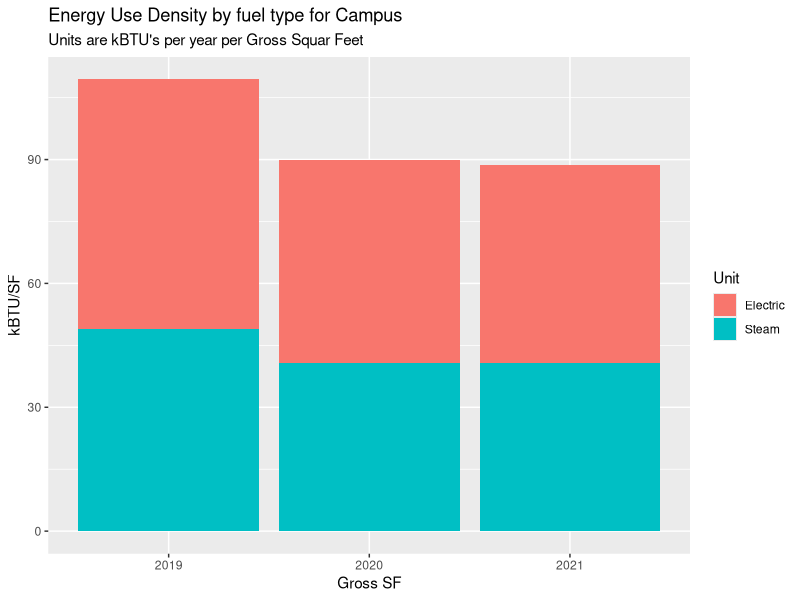
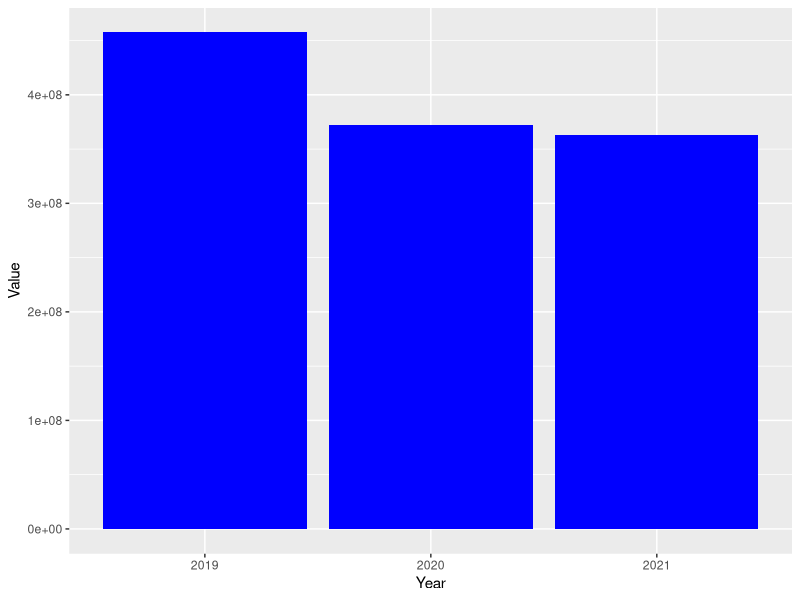
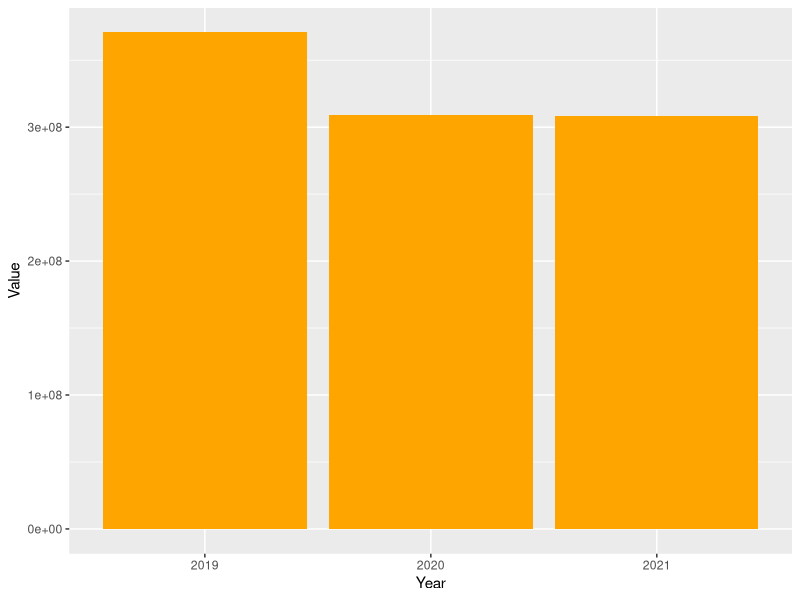
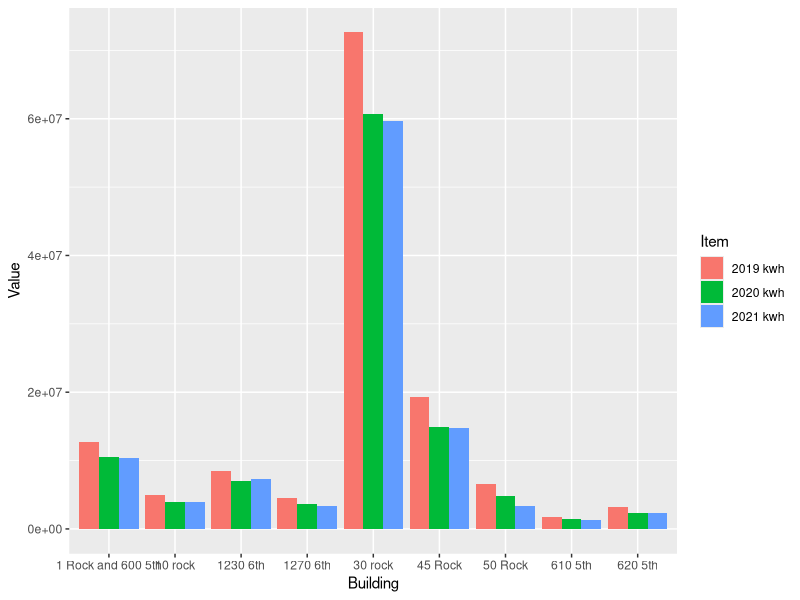
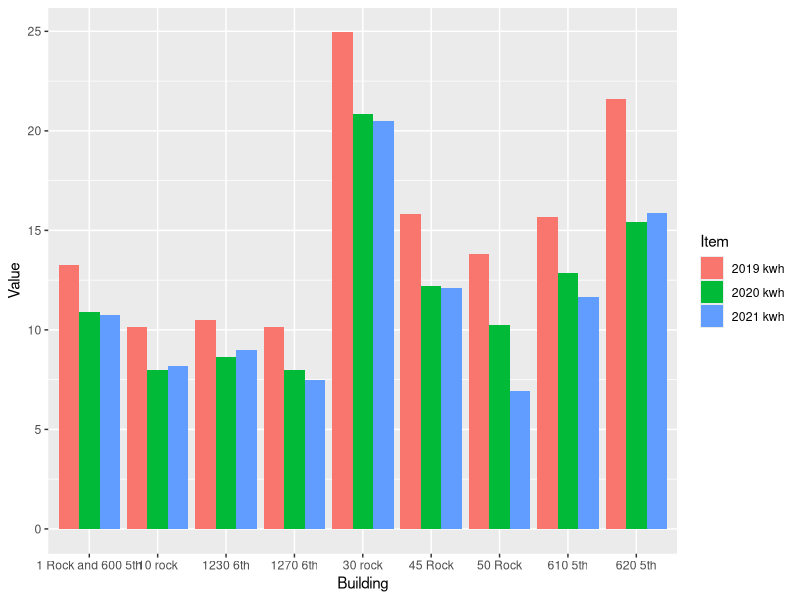
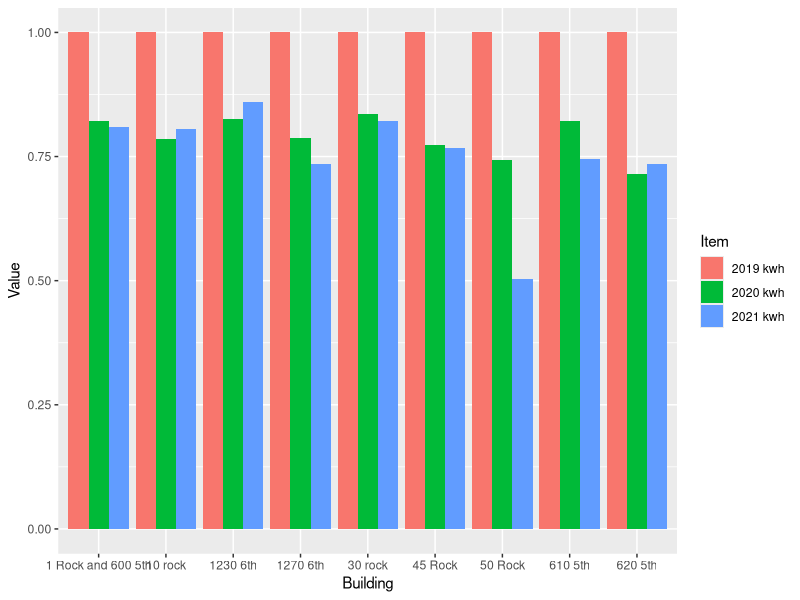
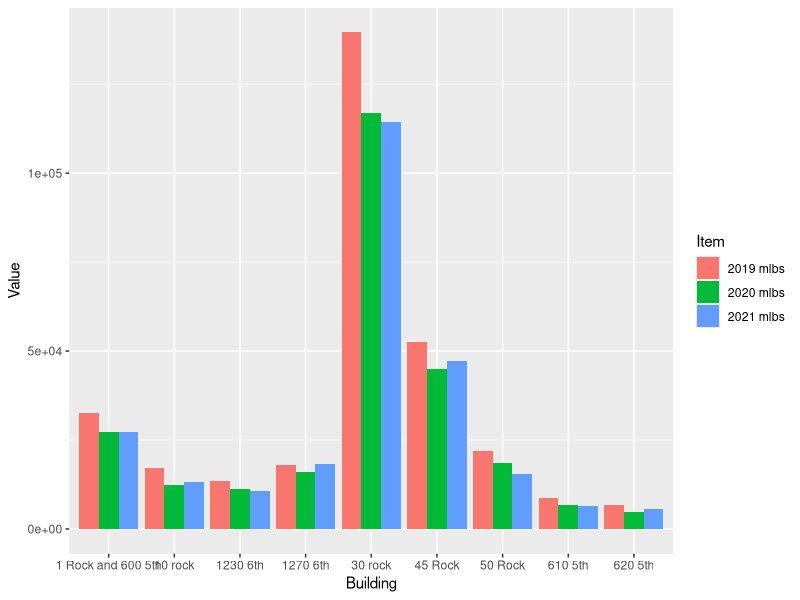
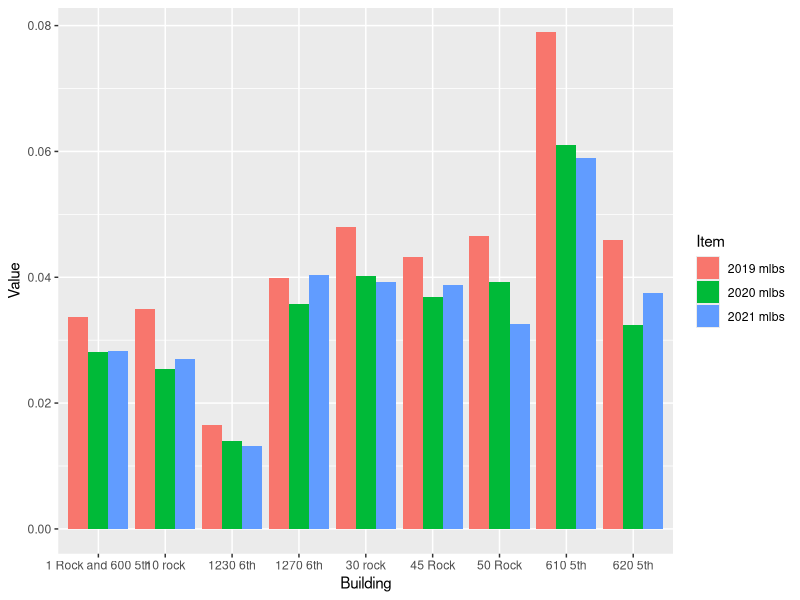

The R source for these figures, in order:
## ---- chunk 1


my_packages <- c("tidyverse", "vroom" , "janitor" , "glue" , "tsibble" , "tidytext","lubridate", "fable", "tsibbledata", "ggplot2", "forecast", "tseries", "rio", "zoo", "readxl", "tsibbledata", "knitr", "kableExtra", "formattable", "scales")
invisible( lapply(my_packages, require, character.only = TRUE))

#Choose one working site: 
place <- "Home" 
# place <- "work"

#Set proper working Dir 
if (place == "Home"){setwd("C:/Users/paulr/Documents/R/RockCenterEnergyAnalysis")} else {setwd("C:/Users/prode/Documents/R/RockCenterEnergyAnalysis")}

# Check for data directory and if one is not present then make it

if (!file.exists("data")) { dir.create("data")}

# Clean up environment
rm(place, my_packages )

options(dplyr.summarise.inform = FALSE)



# Read in data

SteamData <- read_excel("data/Energy_Data_for_Net_Zero_Study.xlsx", sheet = "Sheet1", range = "B2:G11" , col_names = TRUE, na = "NA", col_types = NULL ) %>%  select(-5,-6)

ElectricData <- read_excel("data/Energy_Data_for_Net_Zero_Study.xlsx", sheet = "Sheet1", range = "B13:G23" , col_names = TRUE, na = "NA", col_types = NULL ) %>% select(-5,-6)

ElectricData %>% filter(Building == '1 Rock' | Building == '600 5th') %>% 
  select( -Building) %>% 
  summarise_each(funs(sum)) %>% 
  mutate(Building = "1 Rock and 600 5th") %>% 
  select(4,1,2,3) %>% rbind(ElectricData) %>% 
  filter(Building != '1 Rock' & Building != '600 5th') -> ElectricData


BuildingGSF <- read_excel("data/Energy_Data_for_Net_Zero_Study.xlsx", sheet = "Sheet1", range = "B28:C39" , col_names = TRUE, na = "NA", col_types = NULL ) %>% 
  filter(Building != '1 Rock' & Building != '600 5th')

UtilityData <- left_join(ElectricData, SteamData, by="Building") %>% left_join(BuildingGSF, by="Building")
UtilityData[is.na(UtilityData)] <- 0

#Campus EUI for each year 
UtilityData1 <- UtilityData 
apply(UtilityData1[2:4], 2, function(row) row * 3.4121 ) -> UtilityData1[2:4]
apply(UtilityData1[5:7], 2, function(row) row * 1194) -> UtilityData1[5:7]
UtilityData1 %>% select(`2019 kwh`, `2020 kwh`, `2021 kwh`, `2019 mlbs`, `2020 mlbs`, `2021 mlbs`, `Gross Floor Area`) %>%
summarise_each(funs(sum)) -> UtilityData1
    TotalFlArea <- UtilityData1$`Gross Floor Area`
    UtilityData1 %>% 
      select(-`Gross Floor Area`) %>% 
  gather(key = "Item", value = "Value") -> UtilityData1
  cbind(UtilityData1, str_split_fixed(UtilityData1$Item, " ", n=2)) -> UtilityData1 

UtilityData1 %>% 
  select(-"Item")  -> UtilityData1
  colnames(UtilityData1)  <-  c("Value", "Year", "Unit") 
apply(UtilityData1[1], 1, function(row) row / TotalFlArea ) -> UtilityData1[1]
apply(UtilityData1[3], 1, function(x) {ifelse(x == "kwh", "Electric", "Steam")}) -> UtilityData1[3]



UtilityData1 %>% 
  ggplot(aes(x = Year, y = Value, fill = Unit)) +
  geom_bar(stat = "identity", position = "stack") +
  labs( title = "Energy Use Density by fuel type for Campus",
        subtitle = "Units are kBTU's per year per Gross Squar Feet") +
  xlab("Gross SF") +
  ylab("kBTU/SF")

rm(TotalFlArea)
## ---- chunk 2

#Calculate % drop for each year compared to 2019 for whole campus
spread(UtilityData1, Unit, Value) -> UtilityData1
UtilityData1[1] -> years
apply(UtilityData1[2:3],2, function(x) x/max(x)) -> UtilityData1
cbind(years, UtilityData1) -> UtilityData1
UtilityData1 %>% 
  filter(Year != "2019") %>% 
  summarise(Electric = 1- mean(Electric), Steam = 1- mean(Steam) ) -> PercentageDrop
rm(years, UtilityData1)

## ---- chunk 3

#Campus  EUI for each year 
UtilityData1 <- UtilityData 
apply(UtilityData1[2:4], 2, function(row) row * 3.4121 ) -> UtilityData1[2:4]
apply(UtilityData1[5:7], 2, function(row) row * 1194) -> UtilityData1[5:7]
#apply(UtilityData1[2:7], 2, function(row) row / UtilityData1$`Gross Floor Area`) -> UtilityData1[2:7]
UtilityData1 %>% select(`2019 kwh`, `2020 kwh`, `2021 kwh`, `2019 mlbs`, `2020 mlbs`, `2021 mlbs`, `Gross Floor Area`) %>%
summarise_each(funs(sum))  %>% 
  gather(key = "Item", value = "Value") -> UtilityData1
  cbind(UtilityData1, str_split_fixed(UtilityData1$Item, " ", n=2)) -> UtilityData1 
UtilityData1 %>% 
  select(-"Item")  -> UtilityData1
  colnames(UtilityData1)  <-  c("Value", "Year", "Unit") 
#Make the plot
 
  ggplot(UtilityData1 %>% filter(Year !="Gross"& Unit !="mlbs"), aes(x = Year, y = Value, fill = Unit)) +
  geom_bar(stat = "identity", fill = "blue")
  
  ggplot(UtilityData1 %>% filter(Year !="Gross"& Unit !="kwh"), aes(x = Year, y = Value, fill = Unit)) +
  geom_bar(stat = "identity", fill = "orange")

  rm(UtilityData1)
  
## ---- chunk 4

ElectricData %>% select(Building, `2019 kwh`, `2020 kwh`, `2021 kwh`) %>% 
  gather(key = "Item", value = "Value", -Building) %>%
  ggplot(aes(x = Building, y = Value, fill = Item, group = Item)) +
  geom_bar(stat = "identity", position = "dodge")

UtilityData1 <- UtilityData
apply(UtilityData1[2:7], 2, function(row) row / UtilityData1$`Gross Floor Area`) -> UtilityData1[2:7]
UtilityData1 %>% select(Building, `2019 kwh`, `2020 kwh`, `2021 kwh`) %>% 
  gather(key = "Item", value = "Value", -Building) %>% 
  ggplot(aes(x = Building, y = Value, fill = Item, group = Item)) +
  geom_bar(stat = "identity", position = "dodge")
rm(UtilityData1)

UtilityData1 <- UtilityData
apply(UtilityData1[2:7], 2, function(row) row / UtilityData1$`Gross Floor Area`) -> UtilityData1[2:7]
apply(UtilityData1[2:4], 2, function(row) row / UtilityData1$`2019 kwh`) -> UtilityData1[2:4]
UtilityData1 %>% select(Building, `2019 kwh`, `2020 kwh`, `2021 kwh`) %>% 
  gather(key = "Item", value = "Value", -Building) %>% 
  ggplot(aes(x = Building, y = Value, fill = Item, group = Item)) +
  geom_bar(stat = "identity", position = "dodge")
rm(UtilityData1)



SteamData %>% select(Building, `2019 mlbs`, `2020 mlbs`, `2021 mlbs`) %>% 
  gather(key = "Item", value = "Value", -Building) %>%
  ggplot(aes(x = Building, y = Value, fill = Item, group = Item)) +
  geom_bar(stat = "identity", position = "dodge")

UtilityData1 <- UtilityData
apply(UtilityData1[2:7], 2, function(row) row / UtilityData1$`Gross Floor Area`) -> UtilityData1[2:7]
UtilityData1 %>% select(Building, `2019 mlbs`, `2020 mlbs`, `2021 mlbs`) %>% 
  gather(key = "Item", value = "Value", -Building) %>% 
  ggplot(aes(x = Building, y = Value, fill = Item, group = Item)) +
  geom_bar(stat = "identity", position = "dodge")
rm(UtilityData1)

UtilityData1 <- UtilityData
apply(UtilityData1[2:7], 2, function(row) row / UtilityData1$`Gross Floor Area`) -> UtilityData1[2:7]
apply(UtilityData1[5:7], 2, function(row) row / UtilityData1$`2019 mlbs`) -> UtilityData1[5:7]
UtilityData1 %>% select(Building, `2019 mlbs`, `2020 mlbs`, `2021 mlbs`) %>% 
  gather(key = "Item", value = "Value", -Building) %>% 
  ggplot(aes(x = Building, y = Value, fill = Item, group = Item)) +
  geom_bar(stat = "identity", position = "dodge")
rm(UtilityData1)
